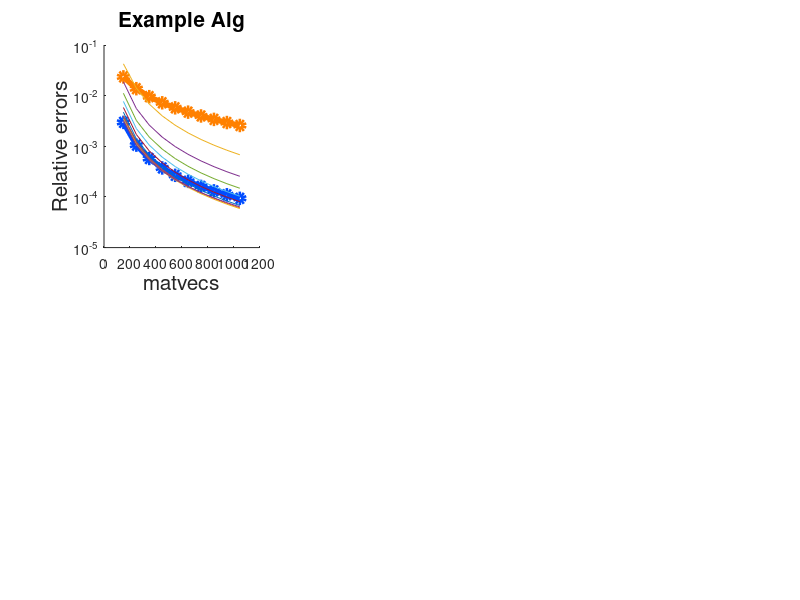

Reproduce this figure in MATLAB. (Note: this script raises an error after producing the figure.)
mvecs = 150:100:1050;

load("optimal_bounds_comparison1.mat")
colors = [
0.0 0.3 1.0
0.0 0.8 0.0;
1.0 0.5 0.0; 
];

figure(1)

subplot(2,3,1)
hold on
semilogy(mvecs, BestErr_Fro./trG, '-o', 'Color', colors(1,:), 'LineWidth', 4);
semilogy(mvecs, BestErr_Tr./trG, '-o', 'Color', colors(3,:), 'LineWidth', 4);
for i = 1:9
    semilogy(mvecs, BestErr_Mix(:, i)./trG);
end
hold off

set(gca, 'YScale', 'log'); 
xlabel('matvecs','fontsize',15)
ylabel('Relative errors','fontsize',15)
title('Example Alg','fontsize',15)
ax = gca;             % 'gca' prende l'asse corrente
ax.FontSize = 15; 


load("optimal_bounds_comparison2.mat")

figure(1)

subplot(2,3,2)
hold on
semilogy(mvecs, BestErr_Fro./trG, '-o', 'Color', colors(1,:), 'LineWidth', 4);
semilogy(mvecs, BestErr_Tr./trG, '-o', 'Color', colors(3,:), 'LineWidth', 4);
for i = 1:9
    semilogy(mvecs, BestErr_Mix(:, i)./trG);
end
hold off

set(gca, 'YScale', 'log'); 
xlabel('matvecs','fontsize',15)
ylabel('Relative errors','fontsize',15)
title('Example Geom','fontsize',15)
ax = gca;             % 'gca' prende l'asse corrente
ax.FontSize = 15; 




load("optimal_bounds_comparison3.mat")


figure(1)

subplot(2,3,3)
hold on
semilogy(mvecs, BestErr_Fro./trG, '-o', 'Color', colors(1,:), 'LineWidth', 4);
semilogy(mvecs, BestErr_Tr./trG, '-o', 'Color', colors(3,:), 'LineWidth', 4);
for i = 1:9
    semilogy(mvecs, BestErr_Mix(:, i)./trG);
end
hold off

set(gca, 'YScale', 'log'); 
xlabel('matvecs','fontsize',15)
ylabel('Relative errors','fontsize',15)
title('Example Gaps','fontsize',15)
ax = gca;             % 'gca' prende l'asse corrente
ax.FontSize = 15; 

 



load("optimal_bounds_comparison4.mat")

figure(1)

subplot(2,3,4)
hold on
semilogy(mvecs, BestErr_Fro./trG, '-o', 'Color', colors(1,:), 'LineWidth', 4);
semilogy(mvecs, BestErr_Tr./trG, '-o', 'Color', colors(3,:), 'LineWidth', 4);
for i = 1:9
    semilogy(mvecs, BestErr_Mix(:, i)./trG);
end
hold off

set(gca, 'YScale', 'log'); 
xlabel('matvecs','fontsize',15)
ylabel('Relative errors','fontsize',15)
title('Example RBF','fontsize',15)
ax = gca;             % 'gca' prende l'asse corrente
ax.FontSize = 15; 
 



load("optimal_bounds_comparison5.mat")

figure(1)

subplot(2,3,5)
hold on
semilogy(mvecs, BestErr_Fro./trG, '-o', 'Color', colors(1,:), 'LineWidth', 4);
semilogy(mvecs, BestErr_Tr./trG, '-o', 'Color', colors(3,:), 'LineWidth', 4);
for i = 1:9
    semilogy(mvecs, BestErr_Mix(:, i)./trG);
end
hold off

set(gca, 'YScale', 'log'); 
xlabel('matvecs','fontsize',15)
ylabel('Relative errors','fontsize',15)
title('Example Matérn(1/2)','fontsize',15)
ax = gca;             % 'gca' prende l'asse corrente
ax.FontSize = 15; 




load("optimal_bounds_comparison6.mat")


figure(1)

subplot(2,3,6)
hold on
h1 = semilogy(mvecs, BestErr_Fro./trG, '-o', 'Color', colors(1,:), 'LineWidth', 4);
h2 = semilogy(mvecs, BestErr_Tr./trG, '-o', 'Color', colors(3,:), 'LineWidth', 4);
for i = 1:9
    semilogy(mvecs, BestErr_Mix(:, i)./trG);
end
hold off

set(gca, 'YScale', 'log'); 
xlabel('matvecs','fontsize',15)
ylabel('Relative errors','fontsize',15)
title('Example Matérn(3/2)','fontsize',15)
ax = gca;             % 'gca' prende l'asse corrente
ax.FontSize = 15; 

ax_leg = axes('Position',[0.1 0.01 0.8 0.05],'Visible','off'); 
lgd = legend(ax_leg, [h1 h2], {'one-sample','LowRank'}, ...
    'Orientation','horizontal','FontSize',18,'NumColumns',5);
lgd.Box = 'off';